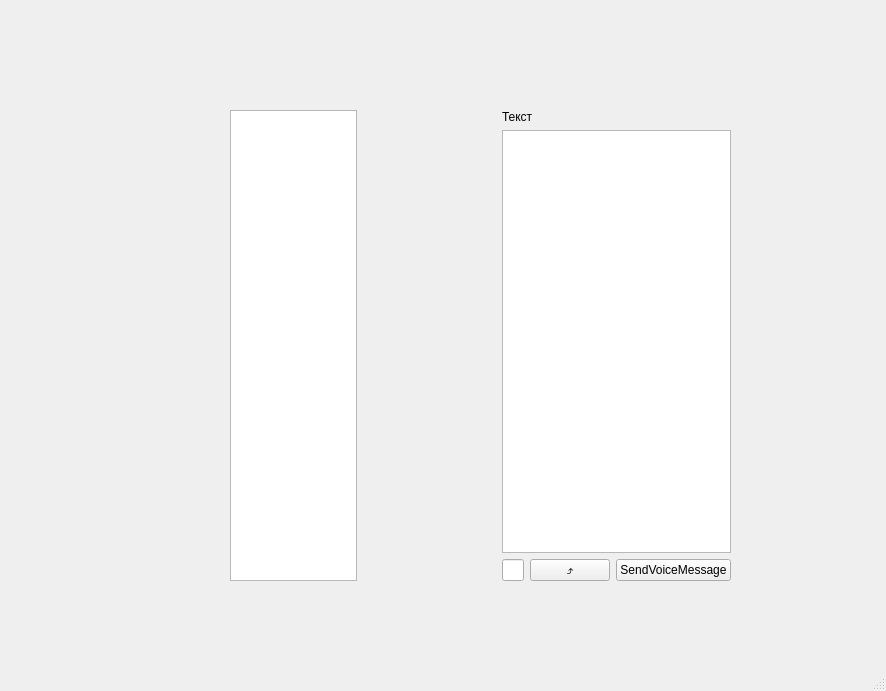
<?xml version="1.0" encoding="UTF-8"?>
<ui version="4.0">
 <class>MainWindow</class>
 <widget class="QMainWindow" name="MainWindow">
  <property name="geometry">
   <rect>
    <x>0</x>
    <y>0</y>
    <width>886</width>
    <height>691</height>
   </rect>
  </property>
  <property name="windowTitle">
   <string>MainWindow</string>
  </property>
  <widget class="QWidget" name="centralwidget">
   <widget class="QWidget" name="horizontalLayoutWidget">
    <property name="geometry">
     <rect>
      <x>230</x>
      <y>110</y>
      <width>501</width>
      <height>471</height>
     </rect>
    </property>
    <layout class="QHBoxLayout" name="horizontalLayout">
     <item>
      <layout class="QVBoxLayout" name="verticalLayout_2">
       <property name="spacing">
        <number>6</number>
       </property>
       <property name="rightMargin">
        <number>139</number>
       </property>
       <item>
        <widget class="QListWidget" name="userListWidget"/>
       </item>
      </layout>
     </item>
     <item>
      <layout class="QVBoxLayout" name="verticalLayout">
       <item>
        <widget class="QLabel" name="label">
         <property name="text">
          <string>Текст</string>
         </property>
        </widget>
       </item>
       <item>
        <widget class="QTextEdit" name="textWith">
         <property name="enabled">
          <bool>true</bool>
         </property>
         <property name="textInteractionFlags">
          <set>Qt::TextSelectableByMouse</set>
         </property>
        </widget>
       </item>
       <item>
        <layout class="QHBoxLayout" name="horizontalLayout_2">
         <item>
          <widget class="QLineEdit" name="messageLine"/>
         </item>
         <item>
          <widget class="QPushButton" name="sendMessage">
           <property name="enabled">
            <bool>true</bool>
           </property>
           <property name="sizePolicy">
            <sizepolicy hsizetype="Minimum" vsizetype="Fixed">
             <horstretch>0</horstretch>
             <verstretch>0</verstretch>
            </sizepolicy>
           </property>
           <property name="maximumSize">
            <size>
             <width>16777215</width>
             <height>16777215</height>
            </size>
           </property>
           <property name="cursor">
            <cursorShape>PointingHandCursor</cursorShape>
           </property>
           <property name="layoutDirection">
            <enum>Qt::LeftToRight</enum>
           </property>
           <property name="text">
            <string>⤴</string>
           </property>
           <property name="iconSize">
            <size>
             <width>16</width>
             <height>16</height>
            </size>
           </property>
           <property name="autoRepeatDelay">
            <number>300</number>
           </property>
          </widget>
         </item>
         <item>
          <widget class="QPushButton" name="SendVoiceMessage">
           <property name="text">
            <string>SendVoiceMessage</string>
           </property>
          </widget>
         </item>
        </layout>
       </item>
      </layout>
     </item>
    </layout>
   </widget>
  </widget>
  <widget class="QMenuBar" name="menubar">
   <property name="geometry">
    <rect>
     <x>0</x>
     <y>0</y>
     <width>886</width>
     <height>23</height>
    </rect>
   </property>
  </widget>
  <widget class="QStatusBar" name="statusbar"/>
 </widget>
 <resources/>
 <connections/>
</ui>
